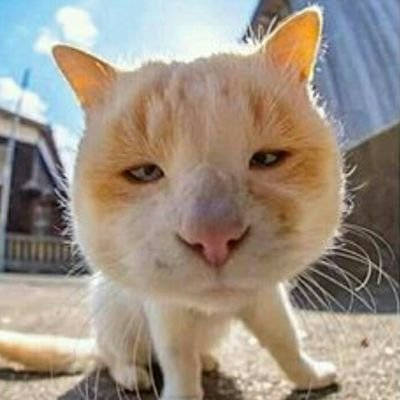
#> input picture pertemuan4/assets/img/kucing-oren-barbar.jpg, 400 x 400 px
$ python latihan3.py
#> lines starting #> are read from the running program, lines starting #| are printed output that depends on the picture
import cv2 as cv
import numpy as np

image = cv.imread('../assets/img/kucing-oren-barbar.jpg', 0)
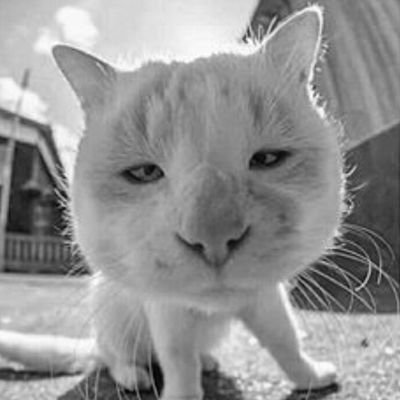
#> image: shape (400, 400); min 0, max 255, mean 147.3

if image is None:
    print('Could not open or find the image')
    exit(0)

bright = 34

new_image = np.zeros(image.shape, image.dtype)

for y in range(image.shape[0]):
    for x in range(image.shape[1]):
        newVal = image[y, x] - bright
        if newVal > 255:
            newVal = 255
        new_image[y, x] = newVal
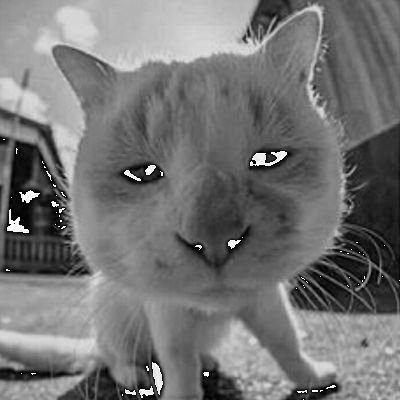
#> new_image: shape (400, 400); min 0, max 255, mean 115.6

cv.imshow('image grayscale', image)
cv.imshow('Decrease Brightness Image', new_image)
cv.waitKey(0)
cv.destroyAllWindows()
